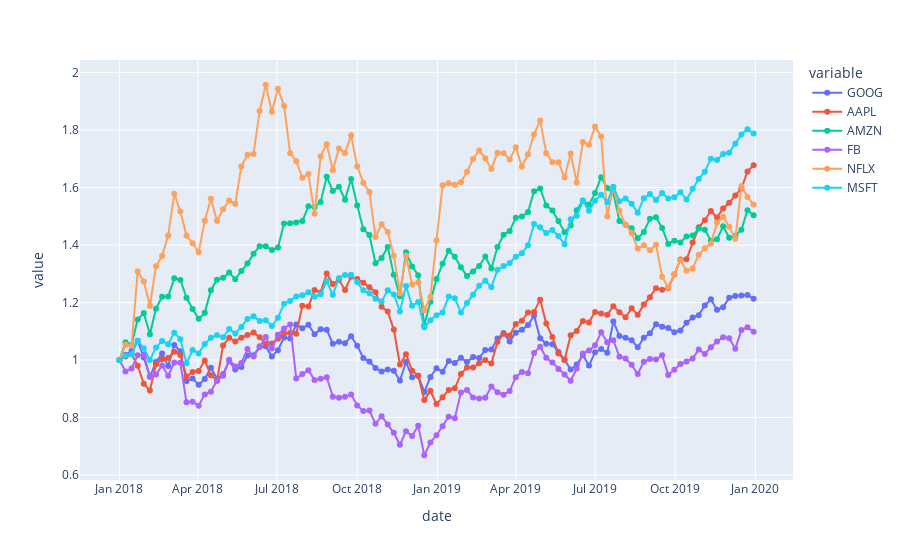

Source (notebook cell):
### Markdown cell above
### The stocks dataset

*Hints*:
- Turn stocks dataframe into a structure that can be picked up easily with plotly express

### Code cell
df = px.data.stocks()

fig = px.line(df, x='date', y=df.columns[1:7], markers=True)
fig.show()
